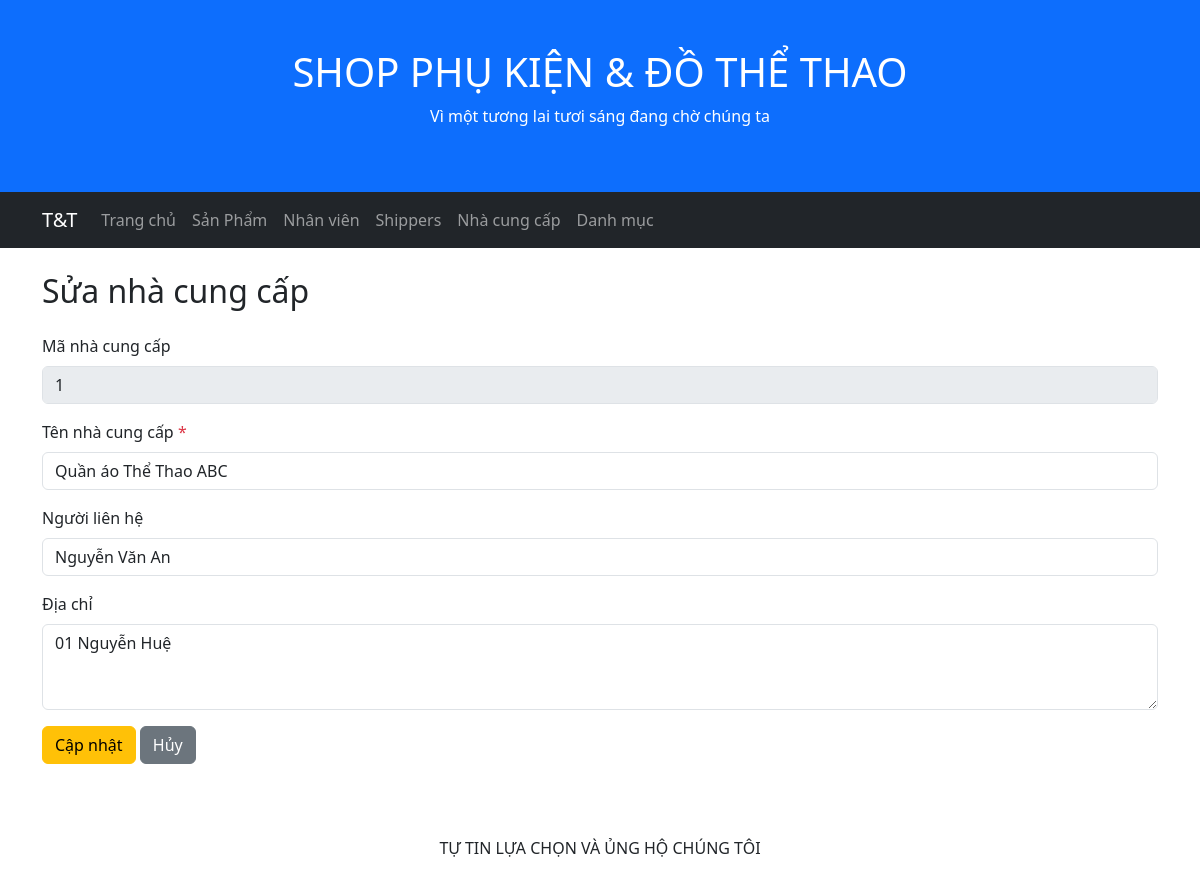
Page /admin/suppliers/edit.php?id=1 on the committed database.
### tables this page shows
CREATE TABLE suppliers (
    SupplierID INT AUTO_INCREMENT PRIMARY KEY,
    SupplierName VARCHAR(200) NOT NULL,
    ContactName VARCHAR(100),
    Address VARCHAR(200),
    City VARCHAR(100),
    PostalCode VARCHAR(20),
    Country VARCHAR(100),
    Phone VARCHAR(20)
);

### public/admin/suppliers/edit.php (the view, shortened to what this page needs)
<?php
require_once '/var/www/src/config/database.php';
$supplierID = isset($_GET['id']) ? (int) $_GET['id'] : 0;
$sql = "
    SELECT
        supplierID,
        supplierName,
        ContactName,
        Address,
        City,
        PostalCode,
        Country,
        Phone
    FROM suppliers
    WHERE supplierID = ?
";
$stmt = $conn->prepare($sql);
$stmt->bind_param('i', $supplierID);
$stmt->execute();
$result = $stmt->get_result();
$supplier = $result->fetch_assoc();
require_once '/var/www/src/includes/admin/header.php';
require_once '/var/www/src/includes/admin/navbar.php';
?>
<div class="container mt-4">
    <h2 class="mb-4">Sửa nhà cung cấp</h2>
    <form method="post">
        <div class="mb-3">
            <label class="form-label">Mã nhà cung cấp</label>
            <input type="text" class="form-control" value="<?= htmlspecialchars($supplier['supplierID']) ?>" disabled>
        </div>
        <div class="mb-3">
            <label class="form-label">Tên nhà cung cấp <span class="text-danger">*</span></label>
            <input type="text" name="supplierName" class="form-control" value="<?= htmlspecialchars($_POST['supplierName'] ?? $supplier['supplierName'] ?? '') ?>">
        </div>
        <div class="mb-3">
            <label class="form-label">Người liên hệ</label>
            <input type="text" name="ContactName" class="form-control" value="<?= htmlspecialchars($_POST['ContactName'] ?? $supplier['ContactName'] ?? '') ?>">
        </div>
        <div class="mb-3">
            <label class="form-label">Địa chỉ</label>
            <textarea name="Address" class="form-control" rows="3"><?= htmlspecialchars($_POST['Address'] ?? $supplier['Address'] ?? '') ?></textarea>
        </div>
        <button type="submit" class="btn btn-warning">
            Cập nhật
        </button>
        <a href="/admin/suppliers/" class="btn btn-secondary">
            Hủy
        </a>
    </form>
</div>
<?php
require_once '/var/www/src/includes/admin/footer.php';

### rows in the picture
suppliers: SupplierID "1", supplierName "Quần áo Thể Thao ABC", ContactName "Nguyễn Văn An", Address "01 Nguyễn Huệ"
